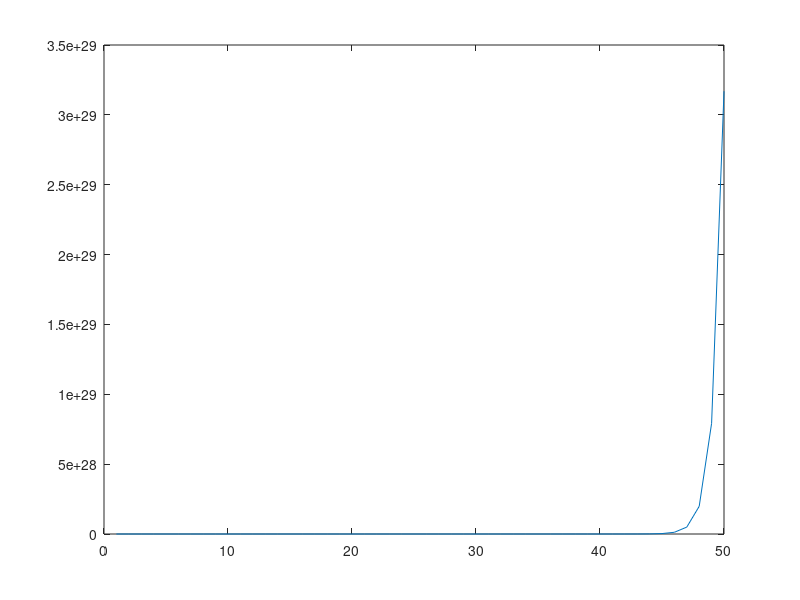

This figure's MATLAB source: (Note: this script raises an error after producing the figure.)
% Vinna Gu (vig37) 
% hw1.m

% 1. [2 pts] Generate a 1000000x1 (one million by one) vector of random numbers from a Gaussian (normal) distribution with mean of 0 and standard deviation of 5. Use Matlab's randn function.
vectorResults = 0 + 5 * randn(1000000, 1);

% 2. [3 pts] Add 1 to every value in the previous list, by using a loop. To determine how many times to loop, use Matlab's size function. Time this operation and print the number in the code. Write that number down in answers.txt. Use Matlab's documentation to find out how to time operations.
clk = clock;
vectorAdd = vectorResults;
for i = 1:1:size(vectorResults)                 % loop from 1 to the size of the results in steps of 1
    vectorAdd(i) = vectorResults(i) + 1;  
end 
disp(etime(clock, clk));

% 3. [3 pts] Now add 1 to every value in the original random vector, without using a loop. Time this operation, print the time and write it down. Use a different way to print the number than the method you used above. (See ways to print numbers at the beginning of the Matlab tutorial script.)
tic
    vectorResults + 1;
toc

% 4. [2 pts] Plot the exponential function 2.^x, for non-negative even values of x smaller than 100, without using loops.
x = 0:2:98;                                     % starting at 0, and doing even numbers up to 98 (b/c smaller and even than 100)
plot(2.^x);

% 5. [3 pts] Create two matrices A and B which, when added together, result in a 10x10 matrix C containing all numbers from 1 to 100. In other words, when I add A and B and convert the result to vector form, I should get a vector containing all numbers from 1 to 100. In code, C = A + B; assert(all(C(:) == (1:100)') == 1); Each matrix should only be created with a single command (no loops).
A = reshape(1:100, 10, 10);
B = zeros(10, 10);                              % i don't know if this is allowed?
C = A + B; 
assert(all(C(:) == (1:100)') == 1);
 
% 6. [2 pts] Create a script that prints all the values between 1 and 10, in random order, with pauses of 1 second between each two prints.
array = [1, 2, 3, 4, 5, 6, 7, 8, 9, 10];    
array_rand = randperm(length(array));       % printing my array in random order into array_rand

for i = 1 : numel(array_rand)               % numel gets size of array_rand
    disp(array_rand(i));
    if mod(i, 2) ~= 0                       % pauses for a second after printing two numbers
        continue;
    else
        pause(1);
    end
        
end
% 7. [3 pts] Generate two random matrices A and B, and compute their product by hand, using loops. The size of the first matrix should be [5, 3] and of the second [3, 5]. Check your code by comparing the loop-computed product with the product that you get from Matlab's A*B.
A = randi(10, 5, 3);
B = randi(10, 3, 5);
productMatlab = A * B;

% make sure the number of columns in A == number of rows in B
% (x * y) * (j * k) = x * k where y and j are the same value
result = zeros(5, 5);
% disp(size(B, 2)); %col
% disp(size(A, 1)); %row
if size(A,2) == size(B,1)
    for i = 1:size(A,1)         % for looping through the rows (5)
        for j = 1:size(B, 2)    % for looping the columns (5)
           add = 0;         
           for k = 1:3          % each row in A contains 3 numbers, each column in B contains 3 numbers
               add = add + A(i, k) * B(k, j); % for A, i = the row, k = the 1st/2nd/3rd num in that row
           end
           result(i, j) = add;  % store it back into the result matrix at position i, j
        end 
    end
end

% 8 - 11 are in normalize_rows.m, normalize_columns.m, fib.m, my_unique.m
fprintf("Display fib: ");
printfib = fib(10);
disp(printfib);
fprintf("\n");
% 12. [2 pts] Read this image into Matlab as a matrix, and write down its dimensions.
I = imread('pittsburgh.png'); % Read a PNG image
disp(size(I));                % gets the dimension of the image == 750 x 1500 x 3 pixels

% 13. [2 pts] Convert the image into grayscale.
grayScaleIm = rgb2gray(I);

% 14. [3 pts] Use the function sum and a logical operator which measures equality to a scalar, to determine and write down how many pixels in the grayscale image are equal to 6. Don't use loops.
totalPixSix = sum(grayScaleIm(:) == 6);

% 15. [3 pts] Find the darkest pixel in the image, and write its value and [row, column] in your answer sheet. Don't use loops. Hint: Convert to a vector first, and use Matlab's ind2sub function. Use Matlab's help to find out how to use that function.
darkPixel = min(grayScaleIm(:));
[row, col] = ind2sub(size(grayScaleIm), find(grayScaleIm == darkPixel)); 

% 16. [3 pts] Consider a 31x31 square (a square with side equal to 31 pixels) that is centered on the darkest pixel from the previous question. Replace all pixels in that square with white pixels (pixels with value 255). Do this with loops.
% to get the row, subtract 15 to get left side of current pixel and add 15
% to get right side of current pixel. the 1 pixel is the centered pixel
for r = row - 15:row + 15
    for c = col - 15:col + 15
        grayScaleIm(r, c) = 255;
    end
end

% 17. [3 pts] Take the previous image with the white square in it. Place a 121x121 gray square (e.g. pixel values 150) at the center of this image. This time you are NOT allowed to use loops. Hint: You can access a range of rows and columns in a matrix; see examples in the tutorial.
% center of previous image = size(row / 2), (col, 2) to get the center
centerRow = (size(grayScaleIm, 1)/2);
centerCol = (size(grayScaleIm, 2)/2);
imgCenter = [centerRow, centerCol];     % should be at 375x750

grayScaleIm(centerRow - 60 : centerRow + 60 , centerCol - 60 : centerCol + 60 ) = 150; 

% 18. [2 pts] Make a new figure, display the modified image (which includes both a white square and gray square), and save the new figure to a file using saveas(gcf, 'new_image.png').
figure;
imshow(grayScaleIm);
saveas(gcf, 'new_image.png');

% 19. [3 pts] Using the original pittsburgh.png image, compute the scalar average pixel value along each channel (R, G, B) separately, then subtract the average value per channel. Display the resulting image and write it to a file mean_sub.png. If you choose to do this using a new matrix as your image, make sure it is of the same class/datatype (uint8) as the original image; a simple cast would do the job. You may use loops.
% I = original pittbsurgh img

% separate RGB 
r = I(:,:,1); 
g = I(:,:,2);
b = I(:,:,3);

% and get the avg
rAvg = mean2(r);
gAvg = mean2(g);
bAvg = mean2(b);

% subtract that average from the RGB
r = r - rAvg;
g = g - gAvg;
b = b - bAvg; 

figure;
imshow(I);
saveas(gcf, 'mean_sub.png');